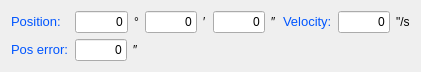
   <widget class="QWidget" name="layoutWidget">
    <property name="geometry">
     <rect>
      <x>10</x>
      <y>30</y>
      <width>421</width>
      <height>60</height>
     </rect>
    </property>
    <layout class="QGridLayout" name="gridLayout_3">
     <item row="0" column="0">
      <widget class="QLabel" name="label_22">
       <property name="text">
        <string>&lt;!DOCTYPE HTML PUBLIC &quot;-//W3C//DTD HTML 4.0//EN&quot; &quot;http://www.w3.org/TR/REC-html40/strict.dtd&quot;&gt;
&lt;html&gt;&lt;head&gt;&lt;meta name=&quot;qrichtext&quot; content=&quot;1&quot; /&gt;&lt;style type=&quot;text/css&quot;&gt;
p, li { white-space: pre-wrap; }
&lt;/style&gt;&lt;/head&gt;&lt;body style=&quot; font-family:'Sans Serif'; font-size:10pt; font-weight:400; font-style:normal;&quot;&gt;
&lt;p style=&quot; margin-top:0px; margin-bottom:0px; margin-left:0px; margin-right:0px; -qt-block-indent:0; text-indent:0px;&quot;&gt;&lt;span style=&quot; color:#0055ff;&quot;&gt;Position:&lt;/span&gt;&lt;/p&gt;&lt;/body&gt;&lt;/html&gt;</string>
       </property>
      </widget>
     </item>
     <item row="0" column="1">
      <layout class="QHBoxLayout" name="horizontalLayout_16">
       <item>
        <widget class="QLineEdit" name="lineEdit_ro_posD">
         <property name="cursor">
          <cursorShape>ArrowCursor</cursorShape>
         </property>
         <property name="text">
          <string>0</string>
         </property>
         <property name="alignment">
          <set>Qt::AlignRight|Qt::AlignTrailing|Qt::AlignVCenter</set>
         </property>
         <property name="readOnly">
          <bool>true</bool>
         </property>
        </widget>
       </item>
       <item>
        <widget class="QLabel" name="label_38">
         <property name="text">
          <string>°</string>
         </property>
        </widget>
       </item>
      </layout>
     </item>
     <item row="0" column="2">
      <layout class="QHBoxLayout" name="horizontalLayout_14">
       <item>
        <widget class="QLineEdit" name="lineEdit_ro_posM">
         <property name="cursor">
          <cursorShape>ArrowCursor</cursorShape>
         </property>
         <property name="text">
          <string>0</string>
         </property>
         <property name="alignment">
          <set>Qt::AlignRight|Qt::AlignTrailing|Qt::AlignVCenter</set>
         </property>
         <property name="readOnly">
          <bool>true</bool>
         </property>
        </widget>
       </item>
       <item>
        <widget class="QLabel" name="label_33">
         <property name="text">
          <string>′</string>
         </property>
        </widget>
       </item>
      </layout>
     </item>
     <item row="0" column="3">
      <layout class="QHBoxLayout" name="horizontalLayout_15">
       <item>
        <widget class="QLineEdit" name="lineEdit_ro_posS">
         <property name="cursor">
          <cursorShape>ArrowCursor</cursorShape>
         </property>
         <property name="text">
          <string>0</string>
         </property>
         <property name="alignment">
          <set>Qt::AlignRight|Qt::AlignTrailing|Qt::AlignVCenter</set>
         </property>
         <property name="readOnly">
          <bool>true</bool>
         </property>
        </widget>
       </item>
       <item>
        <widget class="QLabel" name="label_32">
         <property name="text">
          <string>″</string>
         </property>
        </widget>
       </item>
      </layout>
     </item>
     <item row="0" column="4">
      <widget class="QLabel" name="label_23">
       <property name="text">
        <string>&lt;!DOCTYPE HTML PUBLIC &quot;-//W3C//DTD HTML 4.0//EN&quot; &quot;http://www.w3.org/TR/REC-html40/strict.dtd&quot;&gt;
&lt;html&gt;&lt;head&gt;&lt;meta name=&quot;qrichtext&quot; content=&quot;1&quot; /&gt;&lt;style type=&quot;text/css&quot;&gt;
p, li { white-space: pre-wrap; }
&lt;/style&gt;&lt;/head&gt;&lt;body style=&quot; font-family:'Sans Serif'; font-size:10pt; font-weight:400; font-style:normal;&quot;&gt;
&lt;p style=&quot; margin-top:0px; margin-bottom:0px; margin-left:0px; margin-right:0px; -qt-block-indent:0; text-indent:0px;&quot;&gt;&lt;span style=&quot; color:#0055ff;&quot;&gt;Velocity:&lt;/span&gt;&lt;/p&gt;&lt;/body&gt;&lt;/html&gt;</string>
       </property>
      </widget>
     </item>
     <item row="0" column="5">
      <layout class="QHBoxLayout" name="horizontalLayout_13">
       <item>
        <widget class="QLineEdit" name="lineEdit_ro_vel">
         <property name="cursor">
          <cursorShape>ArrowCursor</cursorShape>
         </property>
         <property name="text">
          <string>0</string>
         </property>
         <property name="alignment">
          <set>Qt::AlignRight|Qt::AlignTrailing|Qt::AlignVCenter</set>
         </property>
         <property name="readOnly">
          <bool>false</bool>
         </property>
        </widget>
       </item>
       <item>
        <widget class="QLabel" name="label_37">
         <property name="text">
          <string>&quot;/s</string>
         </property>
        </widget>
       </item>
      </layout>
     </item>
     <item row="1" column="0">
      <widget class="QLabel" name="label_24">
       <property name="text">
        <string>&lt;!DOCTYPE HTML PUBLIC &quot;-//W3C//DTD HTML 4.0//EN&quot; &quot;http://www.w3.org/TR/REC-html40/strict.dtd&quot;&gt;
&lt;html&gt;&lt;head&gt;&lt;meta name=&quot;qrichtext&quot; content=&quot;1&quot; /&gt;&lt;style type=&quot;text/css&quot;&gt;
p, li { white-space: pre-wrap; }
&lt;/style&gt;&lt;/head&gt;&lt;body style=&quot; font-family:'Sans Serif'; font-size:10pt; font-weight:400; font-style:normal;&quot;&gt;
&lt;p style=&quot; margin-top:0px; margin-bottom:0px; margin-left:0px; margin-right:0px; -qt-block-indent:0; text-indent:0px;&quot;&gt;&lt;span style=&quot; color:#0055ff;&quot;&gt;Pos error:&lt;/span&gt;&lt;/p&gt;&lt;/body&gt;&lt;/html&gt;</string>
       </property>
      </widget>
     </item>
     <item row="1" column="1">
      <layout class="QHBoxLayout" name="horizontalLayout_12">
       <item>
        <widget class="QLineEdit" name="lineEdit_ro_poserr">
         <property name="cursor">
          <cursorShape>ArrowCursor</cursorShape>
         </property>
         <property name="text">
          <string>0</string>
         </property>
         <property name="alignment">
          <set>Qt::AlignRight|Qt::AlignTrailing|Qt::AlignVCenter</set>
         </property>
         <property name="readOnly">
          <bool>true</bool>
         </property>
        </widget>
       </item>
       <item>
        <widget class="QLabel" name="label_36">
         <property name="text">
          <string>″</string>
         </property>
        </widget>
       </item>
      </layout>
     </item>
     <item row="1" column="4" colspan="2">
      <spacer name="horizontalSpacer_4">
       <property name="orientation">
        <enum>Qt::Horizontal</enum>
       </property>
       <property name="sizeHint" stdset="0">
        <size>
         <width>128</width>
         <height>20</height>
        </size>
       </property>
      </spacer>
     </item>
    </layout>
   </widget>
